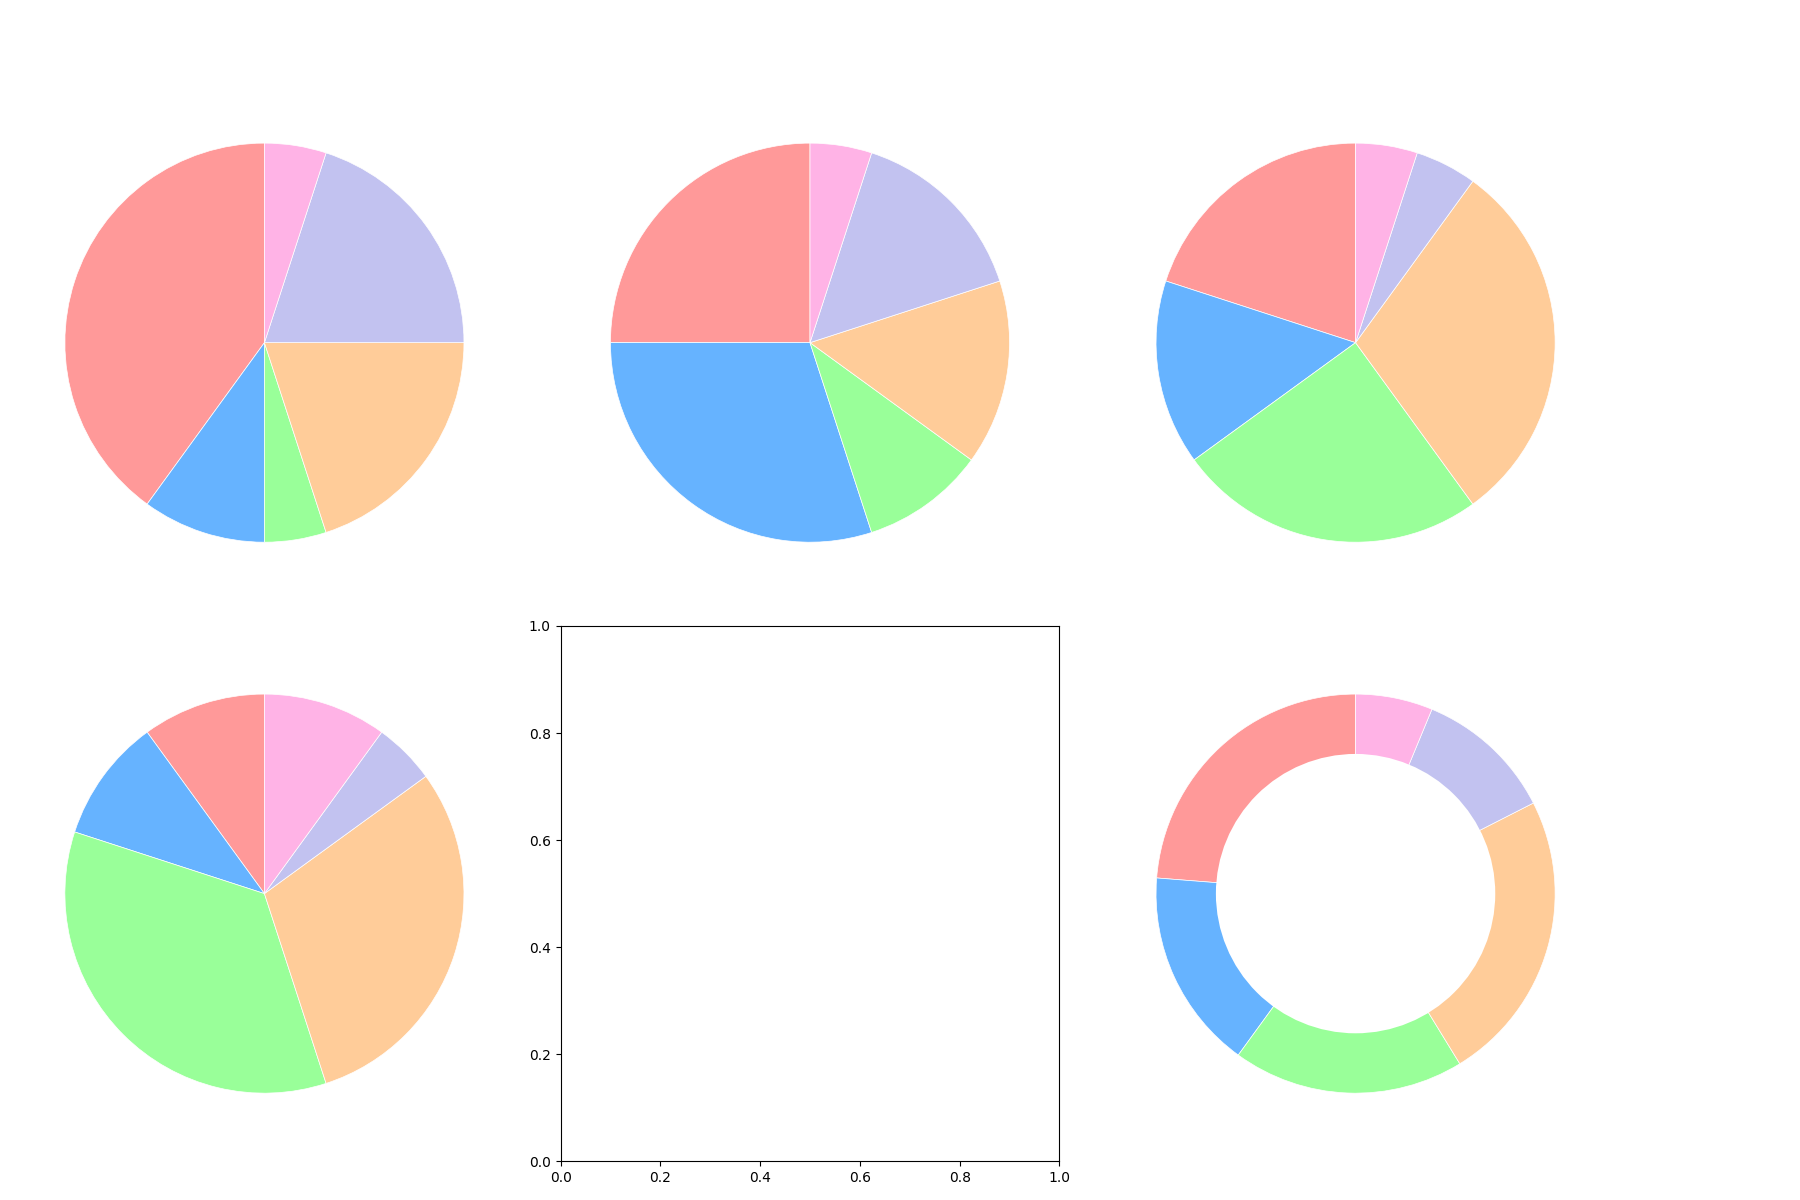

Source code (Python):
import matplotlib.pyplot as plt
import numpy as np

# Define age groups and genres
age_groups = ['Kids (5-12)', 'Teens (13-19)', 'Adults (20-40)', 'Seniors (40+)']
genres = ['Fantasy', 'Science Fiction', 'Mystery', 'Non-fiction', 'Romance', 'Horror']

# Percentage preference data for each genre in each age group
data = {
    'Kids (5-12)': [40, 10, 5, 20, 20, 5],
    'Teens (13-19)': [25, 30, 10, 15, 15, 5],
    'Adults (20-40)': [20, 15, 25, 30, 5, 5],
    'Seniors (40+)': [10, 10, 35, 30, 5, 10]
}

# Colors for genres
colors = ['#ff9999', '#66b3ff', '#99ff99', '#ffcc99', '#c2c2f0', '#ffb3e6']

# Summary data for an overall pie chart
total_per_genre = np.array([sum(data[group][i] for group in age_groups) for i in range(len(genres))])

# Create subplots
fig, axs = plt.subplots(2, 3, figsize=(18, 12))

# Plot each age group's data
for i, (group, group_data) in enumerate(data.items()):
    ax = axs[i // 3, i % 3]
    
    wedges, _ = ax.pie(
        group_data,
        colors=colors,
        startangle=90,
        pctdistance=0.85,
        wedgeprops=dict(edgecolor='w', linewidth=0.5),
    )
    
    centre_circle = plt.Circle((0, 0), 0.70, fc='white')
    fig.gca().add_artist(centre_circle)
    
    ax.set(aspect="equal")

# Overall pie chart for all age groups
ax = axs[1, 2]
wedges, _ = ax.pie(
    total_per_genre,
    colors=colors,
    startangle=90,
    pctdistance=0.85,
    wedgeprops=dict(edgecolor='w', linewidth=0.5),
)

centre_circle = plt.Circle((0, 0), 0.70, fc='white')
fig.gca().add_artist(centre_circle)

ax.set(aspect="equal")

# Adjust layout
plt.tight_layout(rect=[0, 0, 0.9, 0.95])

# Show plot
plt.show()
